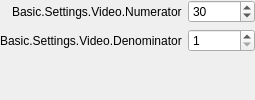
              <widget class="QWidget" name="page_2">
               <layout class="QFormLayout" name="formLayout_4">
                <property name="fieldGrowthPolicy">
                 <enum>QFormLayout::FieldGrowthPolicy::ExpandingFieldsGrow</enum>
                </property>
                <property name="labelAlignment">
                 <set>Qt::AlignmentFlag::AlignRight|Qt::AlignmentFlag::AlignTrailing|Qt::AlignmentFlag::AlignVCenter</set>
                </property>
                <property name="leftMargin">
                 <number>0</number>
                </property>
                <property name="topMargin">
                 <number>0</number>
                </property>
                <property name="rightMargin">
                 <number>0</number>
                </property>
                <property name="bottomMargin">
                 <number>0</number>
                </property>
                <item row="0" column="0">
                 <widget class="QLabel" name="label_12">
                  <property name="text">
                   <string>Basic.Settings.Video.Numerator</string>
                  </property>
                 </widget>
                </item>
                <item row="0" column="1">
                 <widget class="QSpinBox" name="fpsNumerator">
                  <property name="minimum">
                   <number>1</number>
                  </property>
                  <property name="maximum">
                   <number>1000000</number>
                  </property>
                  <property name="value">
                   <number>30</number>
                  </property>
                 </widget>
                </item>
                <item row="1" column="0">
                 <widget class="QLabel" name="label_13">
                  <property name="text">
                   <string>Basic.Settings.Video.Denominator</string>
                  </property>
                 </widget>
                </item>
                <item row="1" column="1">
                 <widget class="QSpinBox" name="fpsDenominator">
                  <property name="minimum">
                   <number>1</number>
                  </property>
                  <property name="maximum">
                   <number>1000000</number>
                  </property>
                 </widget>
                </item>
               </layout>
              </widget>
